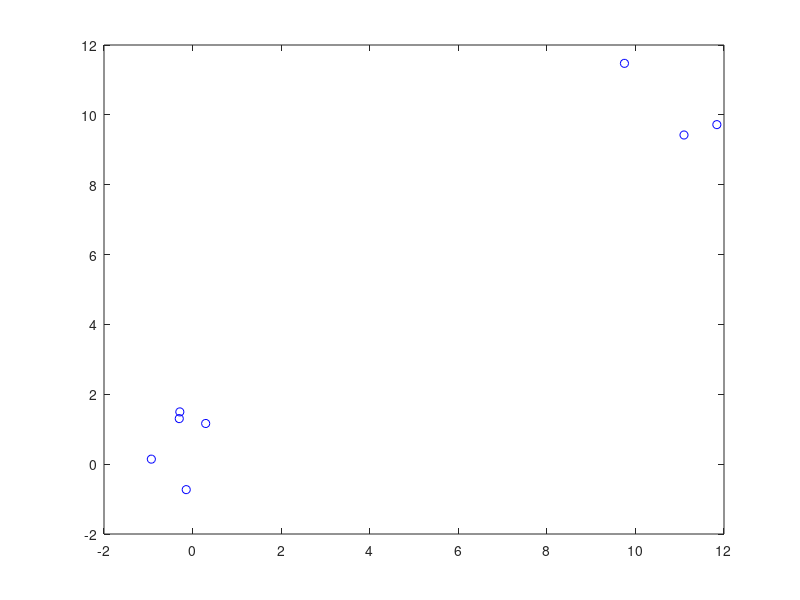

This figure's MATLAB source: (Note: this script raises an error after producing the figure.)
data = [randn(2, 5), randn(2, 3) + ones(2, 3) * 10]
plot(data(1, :), data(2, :), 'bo')

distances = zeros(8, 8);

for i = 1:8

    for j = i + 1:8
        distances(i, j) = sqrt(sum((data(:, i) - data(:, j)) .^ 2));
    end

end

% 
[max_distance, linear_idx] = max(distances(:));
[row_idx, col_idx] = ind2sub(size(distances), linear_idx);


for i = 1:size(data, 2)

    if data(1, i) < mean(data(1, :)) 
        class1 = [class1, i]; 
    else 
        class2 = [class2, i]; 
    end

end

disp('class1中的点的索引是:');
disp(class1);

disp('class2中的点的索引是:');
disp(class2);

% 可视化分类结果
plot(data(1, class1), data(2, class1), 'ro', 'DisplayName', 'class1');
plot(data(1, class2), data(2, class2), 'go', 'DisplayName', 'class2');
legend('show');
hold off;
